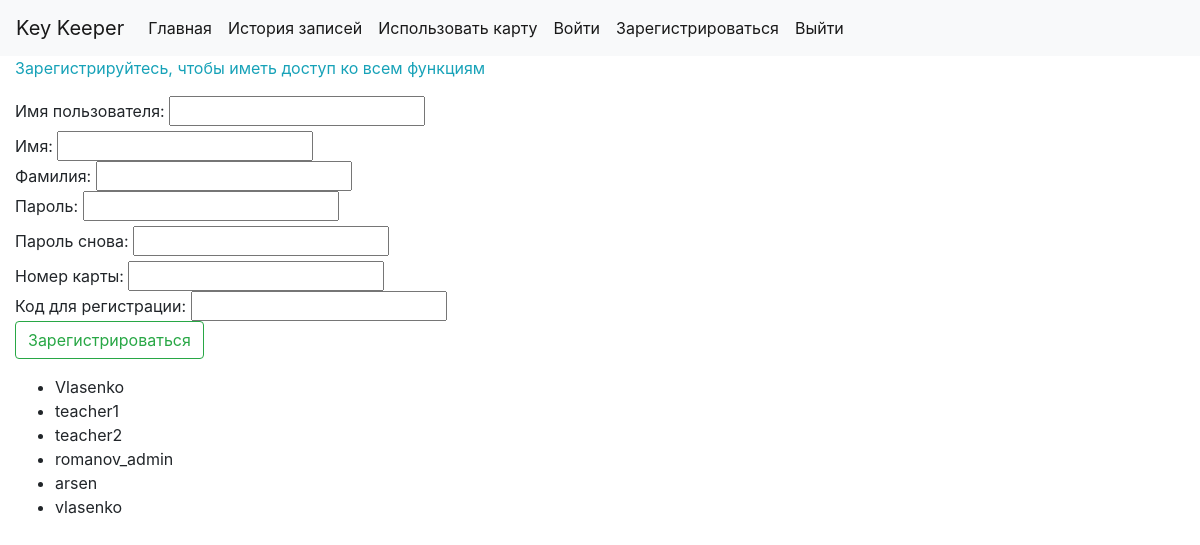
Before: /reg/ with the older database file.
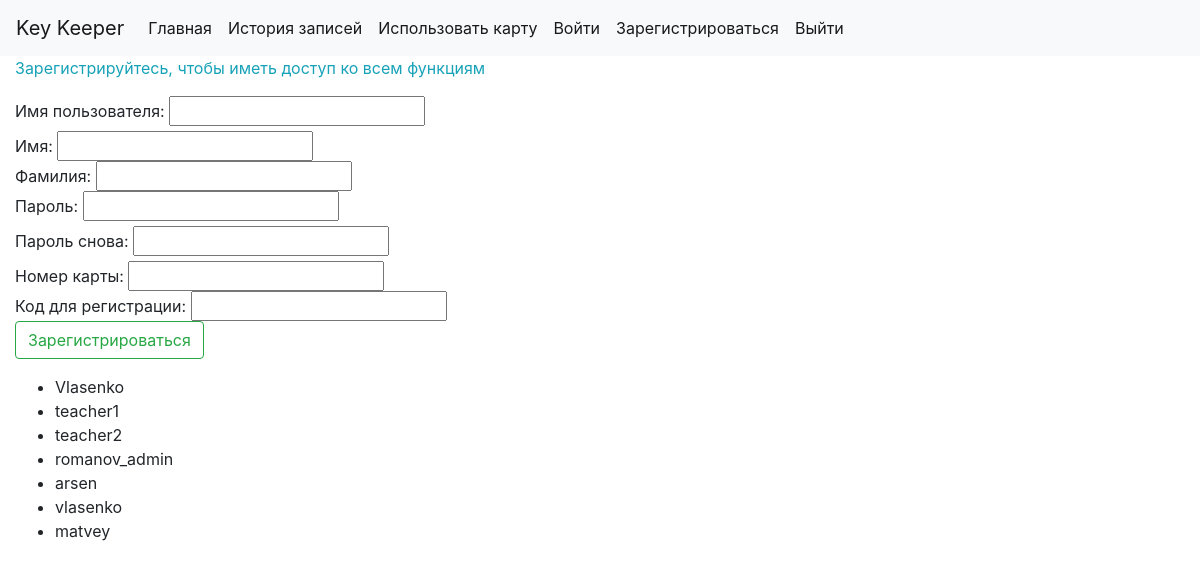
After: the same page with the newer database file.
### keeper/models.py (models this page shows)
class CustomUser(AbstractUser):
    password = models.CharField(max_length=200)
    card_id = models.IntegerField(default=8000000000)
    key_tran_last = models.IntegerField(default=-1)
    user_tran_last = models.CharField(max_length=255, default='никто')

### keeper/views.py (the view)
# urls.py: path('reg/', views.register, name='register'),
def register(request):
    context = {}
    if request.method == 'POST':
        f = RegisterForm(request.POST)
        if f.is_valid() and f.data['password'] == f.data['password2'] and f.data['reg_code'] == PASSWORD_CHANGE_CODE:
            try:
                if CustomUser.objects.filter(card_id=f.data['card_id']).exists():
                    context['message'] = 'Такая карта уже есть'
                else:
                    user = CustomUser.objects.create_user(username=f.data['username'], password=f.data['password'],
                                                          card_id=f.data['card_id'], last_name=f.data['last_name'],
                                                          first_name=f.data['first_name'])
                    user.save()
                    context['message'] = 'Вы успешно зарегистрированы!'
                    user = authenticate(request, username=f.data['username'], password=f.data['password'])
                    if user is not None:
                        login(request, user)
                        return HttpResponseRedirect('/')
            except:  #IntegrityError???
                context['message'] = 'Такое имя пользователя уже есть'
        elif f.data['password'] != f.data['password2']:
            context['message'] = 'Пароли не совпадают'
        elif f.data['reg_code'] != REG_CODE:
            context['message'] = 'Код для регистрации не правильный'
    else:
        f = RegisterForm()
    context['users'] = CustomUser.objects.all()
    context['form'] = f
    return render(request, 'register.html', context)

### keeper/forms.py
class RegisterForm(forms.Form):
    username = forms.CharField(label='Имя пользователя:', max_length=100, required=True)
    first_name = forms.CharField(label='Имя:', max_length=100, required=True)
    last_name = forms.CharField(label='Фамилия:', max_length=100, required=True)
    password = forms.CharField(label='Пароль:', max_length=100, required=True)
    password2 = forms.CharField(label='Пароль снова:', max_length=100, required=True)
    card_id = forms.IntegerField(label='Номер карты:', required=True)
    reg_code = forms.CharField(label='Код для регистрации:', max_length=100, required=True)

### keeper/templates/register.html (shortened to what this page needs)
<!DOCTYPE html>
<html lang="en">
<head>
    {% include "includes/head.html" %}
</head>
<body>
    {% include "includes/nav_bar.html" %}
    <div class="container-fluid">
        <p class="text-info">Зарегистрируйтесь, чтобы иметь доступ ко всем функциям</p>
        <form method="POST">
            <label for="username">{{ form.username.label }} </label> <input type="text" id="username" name="username" autofocus>
            <br>
            {{ form.first_name.label }} {{ form.first_name }}
            <br>
            {{ form.last_name.label }} {{ form.last_name }}
            <br>
            <label for="password">{{ form.password.label }} </label> <input type="password" id="password" name="password">
            <br>
            <label for="password2">{{ form.password2.label }} </label> <input type="password" id="password2" name="password2">
            <br>
            {{ form.card_id.label }} {{ form.card_id }}
            <br>
            {{ form.reg_code.label }} {{ form.reg_code }}
            <br>
            <input type="submit" value="Зарегистрироваться" class="btn btn-outline-success">
        </form>
        <ul>
            {% for user in users %}
                <li>{{user}}</li>
            {% endfor %}
        </ul>
    </div>
</body>
</html>

Changed rows visible on the page:
added CustomUser: username "matvey"
